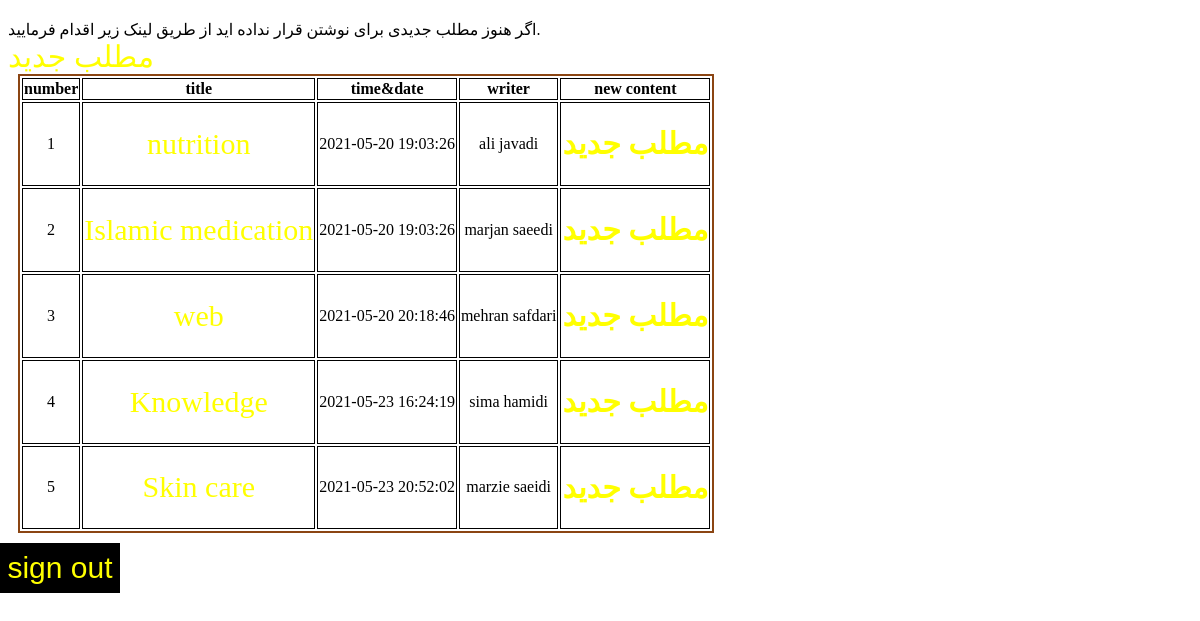
Page /content.php on the committed database.
### tables this page shows
CREATE TABLE `content` (
  `id` int(50) UNSIGNED NOT NULL,
  `firstname` varchar(50) NOT NULL,
  `lastname` varchar(100) NOT NULL,
  `title` varchar(50) NOT NULL,
  `matn` varchar(255) NOT NULL,
  `time` timestamp NOT NULL DEFAULT current_timestamp(),
  `category` varchar(50) NOT NULL,
  `username` varchar(20) NOT NULL
);

CREATE TABLE `user` (
  `id` bigint(20) UNSIGNED NOT NULL,
  `firstname` varchar(50) NOT NULL,
  `lastname` varchar(50) NOT NULL,
  `email` varchar(150) NOT NULL,
  `password` int(20) NOT NULL,
  `username` varchar(20) NOT NULL
);

### content.php (the view, shortened to what this page needs)
<?php
$db = new mysqli('localhost', 'root', '', 'db-content');
$user=$_REQUEST['username'];
$result=$db->query("SELECT * from content INNER JOIN user on  content.username=user.username");
$conts=$result->fetch_all(MYSQLI_ASSOC);
?>
<!DOCTYPE html>
<html>
<head>
	<link rel="stylesheet" type="text/css" href="style.css">
  <body>
    <div class="container">
         <table>
            <tr>
                <th>number</th>
                <th>title</th>
                <th>time&date</th>
                <th>writer</th>
                <th>new content</th>
            </tr>
            <?php
             $i=1;
              foreach ($conts as $cont) {
                echo "<tr>
                       <td>$i</td>
                       <td><a href='detail.php?username=$cont[username]'>$cont[title]</a></td>
                       <td>$cont[time]</td>
                       <td>$cont[firstname] $cont[lastname]</td>
                       <td><h1><a href='new-content.php?username=$cont[username]'>مطلب جدید </a></h1></td>
                     </tr>";
               $i++;
              }
              echo "<br><a href='new-content.php?username=$user'>مطلب جدید </a>"
            ?>
        </table>
    <button><a href="logout.php">sign out</a></button>
</body>
</html>

### style.css (style rules this page uses)
.container { width: 100%; text-align: left; margin-top: 20px; }
a { text-decoration: none; color: blue; font-size: 30px; }
table { border: 2px solid saddlebrown; text-align: center; margin-left: 10px; }
td,th { border: 1px solid black; text-align: center; }
a { text-decoration: none; color: yellow; }
button { background-color: black; color: white; width: 120px; height:50px; border: none; margin-right: 500px; position: absolute; left: 0; margin-top: 10px; }

### rows in the picture
content: title "nutrition", time "2021-05-20 19:03:26", user.firstname "ali", user.lastname "javadi"
content: title "Islamic medication", time "2021-05-20 19:03:26", user.firstname "marjan", user.lastname "saeedi"
content: title "web", time "2021-05-20 20:18:46", user.firstname "mehran", user.lastname "safdari"
content: title "Knowledge", time "2021-05-23 16:24:19", user.firstname "sima", user.lastname "hamidi"
content: title "Skin care", time "2021-05-23 20:52:02", user.firstname "marzie", user.lastname "saeidi"
